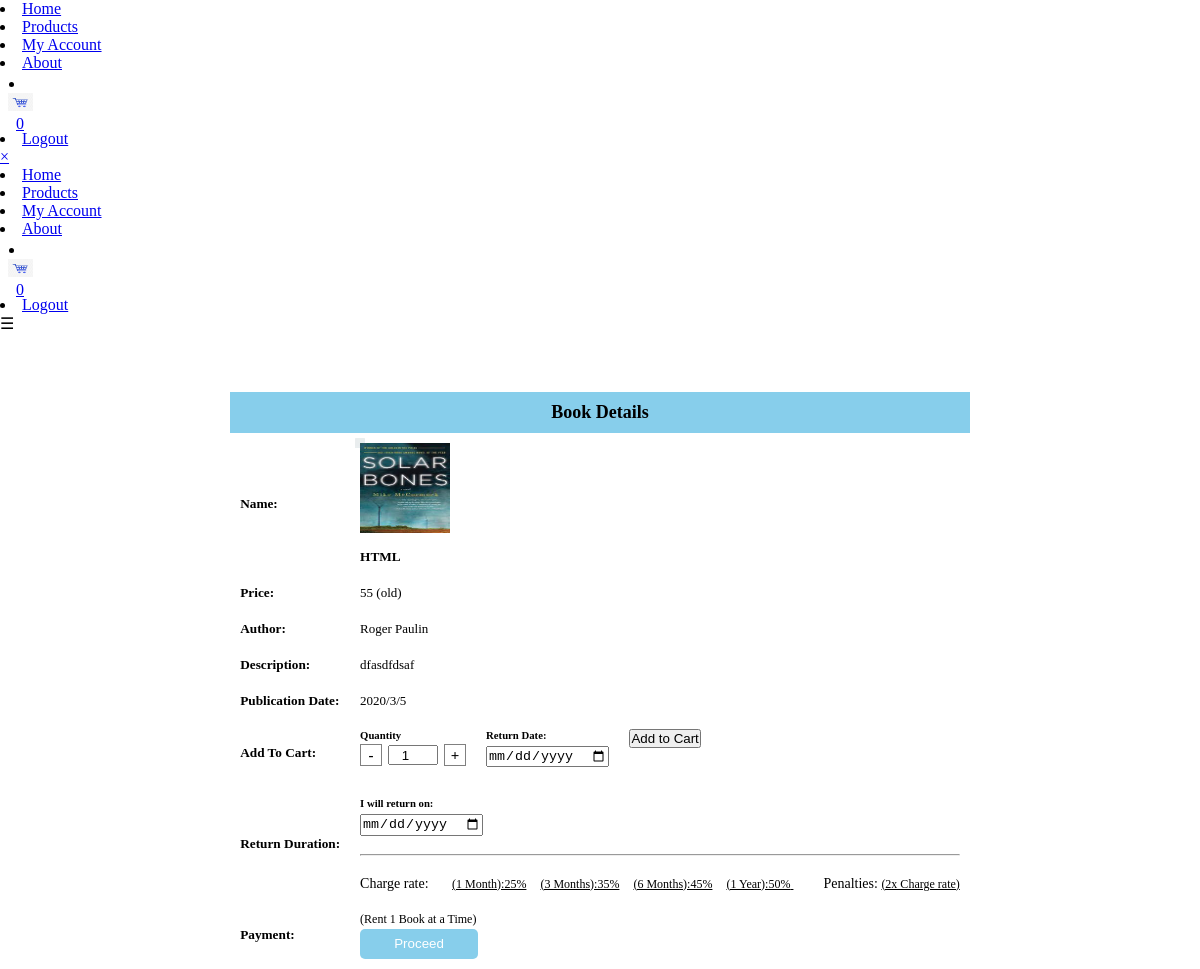
Page /purchase.php?id=23 (signed in) on the committed database.
### tables this page shows
CREATE TABLE `books` (
  `book_id` int(11) NOT NULL,
  `book_title` varchar(100) NOT NULL,
  `book_price` int(120) NOT NULL,
  `book_desc` text NOT NULL,
  `book_date` varchar(100) NOT NULL,
  `book_img` varchar(256) NOT NULL,
  `book_author` varchar(100) NOT NULL DEFAULT 'admin',
  `book_catag` varchar(100) NOT NULL,
  `book_type` varchar(10) NOT NULL
);

### purchase.php (the view, shortened to what this page needs)
<?php
include_once('./includes/navbar.php');
$sql ="SELECT * FROM  books WHERE book_id='{$_SESSION['book_id']}';";
$result = $conn->query($sql);
$row = $result->fetch_assoc();
?>
<head>
</head>
<body>
<div class="selected_book" >
<table style="border-collapse: collapse; text-align: left;margin-top:24px ">
  <thead>
    <tr>
      <th colspan="2" style="background-color: skyblue; padding: 10px; font-size: 18px; text-align: center;">
        Book Details
      </th>
    </tr>
  </thead>
  <tbody>
    <tr>
      <td style="padding: 10px; font-weight: bold;"><h5> Name:</h5></td>
      <td style="padding: 10px;"><h5 style="margin: 0;position:relative">
      <div class="img-magnifier-container">
<img id='image-pr' src="admin/upload/<?php echo $row['book_img'] ?>" style="height:90px;width:90px" alt="product-img">
</div>
<br>
<?php echo $row['book_title'] ?>
    </h5></td>
    </tr>
    <tr>
      <td style="padding: 10px; font-weight: bold;"><h5> Price:</h5></td>
      <td style="padding: 10px;"><p style="margin: 0;font-size:13px"><?php echo $row['book_price']." "."(".$row['book_type'].")" ?>
    </p></td>
    </tr>
    <tr>
      <td style="padding: 10px; font-weight: bold;"><h5> Author:</h5></td>
      <td style="padding: 10px;"><p style="margin: 0;font-size:13px"><?php echo $row['book_author'] ?></p></td>
    </tr>
    <tr>
      <td style="padding: 10px; font-weight: bold;"><h5>Description:</h5></td>
      <td style="padding: 10px;"><p style="margin: 0;font-size:13px;width:60%"><?php echo $row['book_desc'] ?></p></td>
      <tr>
      <td style="padding: 10px; font-weight: bold;"><h5>Publication Date:</h5></td>
      <td style="padding: 10px;"><p style="margin: 0;font-size:13px"><?php echo $row['book_date'] ?></p></td>
    </tr>
    </tr>
    <tr>
    <td style="padding: 10px; font-weight: bold;"><h5>Add To Cart:</h5></td>
      <td style="padding: 10px;"><h4 style="margin: 0;">
      <form style='display:flex;gap:20px' action="<?php echo $_SERVER['PHP_SELF']; ?> " method="post">
      <div >
      <h6 class="section-title">Quantity</h6>
   <div class='quantityDiv'>
   <span class="IncDec"  onclick="decQuantity()">-</span>
    <input id='quantity' name='quantity'  type="number" value='1' autocomplete="off">
    <span class="IncDec"  onclick="incQuantity()" >+</span>
   </div>
</div>
<div >
<h6 class="section-title" style='margin-bottom:5px'>Return Date:</h6>
<input type="date" name='return_date_cart' id='returnDate' style='margin-bottom:10px' required>
</div>
<div class="btn-pr">
<?php if(isset($_SESSION['id'])&& isset($_POST['return_date_cart'])){
  echo "<input type='submit'  value='Add to Cart' name='addCart'></input>";
}else{
  echo " <input type='submit'  value='Add to Cart' name='addCart'></input>  ";
}?>
</div>
</form>
    </h4></td>
    </tr>
    <?php
if(isset($_SESSION['id'])){?>
<form  method="POST">
    <tr>
      <td style="padding: 10px; font-weight: bold;"><h5> Return Duration:</h5></td>
      <td style="padding: 10px;">
      <h6 class="section-title" style='margin-bottom:5px'>I will return on:</h6>
      <input type="date" name='return_date' id='#dateInput'  required> <br> <br>
      <hr>
      <br>
      <span style='padding-right:20px;font-size:14px'>
       Charge rate:
</span>
      <span style='padding-right:10px ;font-size:12px;text-decoration:underline'>(1 Month):25%</span>
      <span style='padding-right:10px ;font-size:12px;text-decoration:underline'>(3 Months):35%</span>
      <span style='padding-right:10px ;font-size:12px;text-decoration:underline'>(6 Months):45%</span>
      <span style='padding-right:10px ;font-size:12px;text-decoration:underline'>
        <span >(1 Year):50%</span>
      </span>
<span style='padding-left:20px;font-size:14px'>
       Penalties: <span style="font-size:12px;text-decoration:underline">(2x Charge rate)</span>
</span>
    </td>
    </tr>
    <tr>
    <tr>
    <td style="padding: 10px; font-weight: bold;"><h5>Payment:</h5></td>
    <td style="padding: 10px;display:flex;"><div style="margin: 0;font-size:12px">
    <p style="margin: 0;font-size:12px;margin-bottom:2px;">
(Rent 1 Book at a Time)
</p>
  <button type='submit' name='pay' style='border-radius:5px;background:skyblue;width:118px;height:30px;border:none;cursor:pointer;color:white' id='#pay'>Proceed</button>
</div>
  </form>
<?php
}else echo '   <td style="padding: 10px; font-weight: bold;"><h5>Payment:</h5></td>
<td style="padding: 10px"><a href="./login.php" style="margin: 0;font-size:12px">Login First:</a>'
  ?>
  </tbody>
</table>
</div>
</body>

### purchase.php (style rules this page uses)
* { margin:0;padding:0; }
.selected_book { display:flex; justify-content:center; align-items:center; margin-top:35px; }
.img-magnifier-container { position:relative; }
.quantityDiv { display:flex; align-items:center; gap:6px; margin:3px 0px; color:black; }
.section-title { margin:0; padding:0; }
.incDec { font-weight:large; font-size:15px; cursor:pointer; border:1px solid grey; width:20px; height:20px; display:flex; align-items:center; justify-content:center; }
#quantity { display:flex; align-items:center; justify-content:center; width:50px; height:20px; text-align:center; }

### rows in the picture
books: book_img (picture), book_title "HTML", book_price "55", book_type "old", book_author "Roger Paulin", book_desc "dfasdfdsaf", book_date "2020/3/5"

### other values in the picture
$_SESSION['cartNum'] "0"
